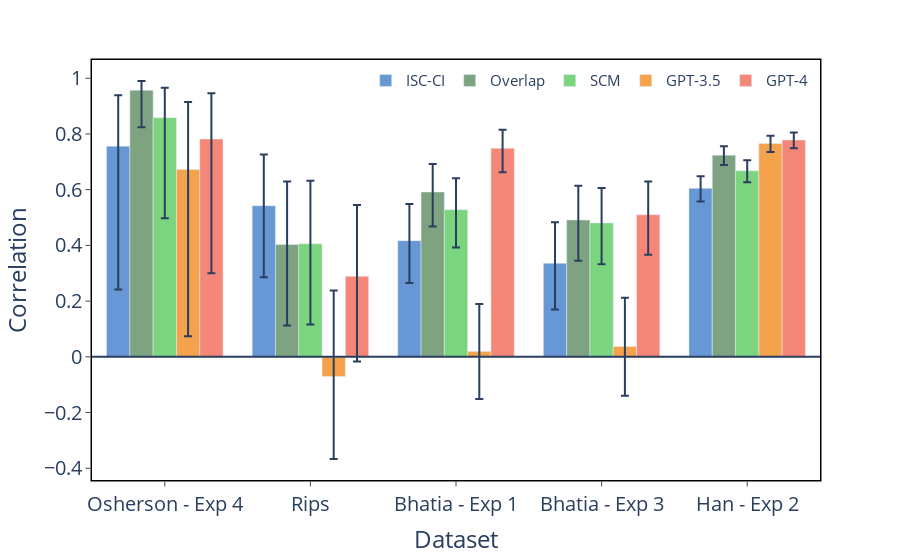

Here is the notebook cell this chart was saved with:
### Markdown cell above
## Argument Strength Ratings

### Code cell
# Load arguments & run models to generate strength predictions
argument_data = pd.read_csv('data/generalization_experiments/induction_arguments.csv', index_col=0)
argument_data = analysis.calc_argument_strength(argument_data, cico_model, data_loader)
argument_data = analysis.calc_argument_strength_overlap(argument_data)
argument_data = analysis.calc_argument_strength_scm(argument_data)

# Calculate pearson correlation between model & human strength ratings within each dataset
plot_data = argument_data.groupby(['Dataset']).corr('pearson')[['Human']].reset_index().melt(id_vars=['Dataset','level_1']).rename(columns={'level_1':'Model','value':'Correlation'})
plot_data = plot_data[plot_data['Model'].isin(models)]
# Calculate 95% CI for the correlations
dataset_n = argument_data.groupby(['Dataset']).count()[['Conclusion']].rename(columns={'Conclusion':'n'})
plot_data = plot_data.join(dataset_n,on='Dataset')
plot_data = utils.calc_pearson_ci(plot_data)

# Plot correlations
fig = px.bar(plot_data, x='Dataset', y='Correlation', color='Model', barmode='group',
             error_y_minus = plot_data['Correlation']-plot_data['95ci lower'], error_y = plot_data['95ci upper']-plot_data['Correlation'],
             category_orders={'Model':models,
                              'Dataset':['Osherson - Exp 4','Rips','Bhatia - Exp 1','Bhatia - Exp 3','Han - Exp 2']},
             color_discrete_map=utils.model_colors)
fig = utils.format_figure(fig)
fig.update_layout(legend=dict(title='',orientation='h',yanchor='top',y=0.99,xanchor='right',x=0.99,
                              font=dict(size=15)))
fig.add_hline(y=0)
fig.show()

### Figure 1 — Plotly figure (JSON) as saved in the notebook; plotly's stock layout.template omitted (floating-point values rounded to 4 significant figures)
{"data": [{"alignmentgroup": "True", "error_y": {"array": [0.1318, 0.1477, 0.04328, 0.1826, 0.1842], "arrayminus": [0.152, 0.1663, 0.04717, 0.5146, 0.2569]}, "hovertemplate": "Model=ISC-CI<br>Dataset=%{x}<br>Correlation=%{y}<extra></extra>", "legendgroup": "ISC-CI", "marker": {"color": "#6797D5", "pattern": {"shape": ""}}, "name": "ISC-CI", "offsetgroup": "ISC-CI", "orientation": "v", "showlegend": true, "textposition": "auto", "type": "bar", "x": ["Bhatia - Exp 1", "Bhatia - Exp 3", "Han - Exp 2", "Osherson - Exp 4", "Rips"], "xaxis": "x", "y": [0.4169, 0.3358, 0.6047, 0.7562, 0.5422], "yaxis": "y"}, {"alignmentgroup": "True", "error_y": {"array": [0.1009, 0.1231, 0.03221, 0.03293, 0.2268], "arrayminus": [0.1236, 0.1465, 0.03571, 0.1328, 0.2901]}, "hovertemplate": "Model=Overlap<br>Dataset=%{x}<br>Correlation=%{y}<extra></extra>", "legendgroup": "Overlap", "marker": {"color": "#7DA381", "pattern": {"shape": ""}}, "name": "Overlap", "offsetgroup": "Overlap", "orientation": "v", "showlegend": true, "textposition": "auto", "type": "bar", "x": ["Bhatia - Exp 1", "Bhatia - Exp 3", "Han - Exp 2", "Osherson - Exp 4", "Rips"], "xaxis": "x", "y": [0.5916, 0.4911, 0.7239, 0.9572, 0.4029], "yaxis": "y"}, {"alignmentgroup": "True", "error_y": {"array": [0.1131, 0.125, 0.03765, 0.1076, 0.2261], "arrayminus": [0.1355, 0.1481, 0.0414, 0.3608, 0.2897]}, "hovertemplate": "Model=SCM<br>Dataset=%{x}<br>Correlation=%{y}<extra></extra>", "legendgroup": "SCM", "marker": {"color": "#7BD47E", "pattern": {"shape": ""}}, "name": "SCM", "offsetgroup": "SCM", "orientation": "v", "showlegend": true, "textposition": "auto", "type": "bar", "x": ["Bhatia - Exp 1", "Bhatia - Exp 3", "Han - Exp 2", "Osherson - Exp 4", "Rips"], "xaxis": "x", "y": [0.5279, 0.4806, 0.6677, 0.8583, 0.4055], "yaxis": "y"}, {"alignmentgroup": "True", "error_y": {"array": [0.1702, 0.1749, 0.02788, 0.2424, 0.3091], "arrayminus": [0.1714, 0.1772, 0.03109, 0.5983, 0.296]}, "hovertemplate": "Model=GPT-3.5<br>Dataset=%{x}<br>Correlation=%{y}<extra></extra>", "legendgroup": "GPT-3.5", "marker": {"color": "#F4A24C", "pattern": {"shape": ""}}, "name": "GPT-3.5", "offsetgroup": "GPT-3.5", "orientation": "v", "showlegend": true, "textposition": "auto", "type": "bar", "x": ["Bhatia - Exp 1", "Bhatia - Exp 3", "Han - Exp 2", "Osherson - Exp 4", "Rips"], "xaxis": "x", "y": [0.01955, 0.03706, 0.7661, 0.6723, -0.07075], "yaxis": "y"}, {"alignmentgroup": "True", "error_y": {"array": [0.06659, 0.1197, 0.02659, 0.164, 0.2561], "arrayminus": [0.08613, 0.1434, 0.0297, 0.4821, 0.3054]}, "hovertemplate": "Model=GPT-4<br>Dataset=%{x}<br>Correlation=%{y}<extra></extra>", "legendgroup": "GPT-4", "marker": {"color": "#F48777", "pattern": {"shape": ""}}, "name": "GPT-4", "offsetgroup": "GPT-4", "orientation": "v", "showlegend": true, "textposition": "auto", "type": "bar", "x": ["Bhatia - Exp 1", "Bhatia - Exp 3", "Han - Exp 2", "Osherson - Exp 4", "Rips"], "xaxis": "x", "y": [0.7486, 0.51, 0.7783, 0.7818, 0.289], "yaxis": "y"}], "layout": {"barmode": "group", "legend": {"font": {"size": 15}, "orientation": "h", "title": {"text": ""}, "tracegroupgap": 0, "x": 0.99, "xanchor": "right", "y": 0.99, "yanchor": "top"}, "margin": {"t": 60}, "plot_bgcolor": "white", "shapes": [{"type": "line", "x0": 0, "x1": 1, "xref": "x domain", "y0": 0, "y1": 0, "yref": "y"}], "xaxis": {"anchor": "y", "categoryarray": ["Osherson - Exp 4", "Rips", "Bhatia - Exp 1", "Bhatia - Exp 3", "Han - Exp 2"], "categoryorder": "array", "domain": [0, 1], "linecolor": "black", "linewidth": 1.5, "mirror": true, "showgrid": false, "showline": true, "tickfont": {"size": 20}, "ticks": "outside", "title": {"font": {"size": 24}, "text": "Dataset"}}, "yaxis": {"anchor": "x", "domain": [0, 1], "linecolor": "black", "linewidth": 1.5, "mirror": true, "showgrid": false, "showline": true, "tickfont": {"size": 20}, "ticks": "outside", "title": {"font": {"size": 24}, "text": "Correlation"}}}}
